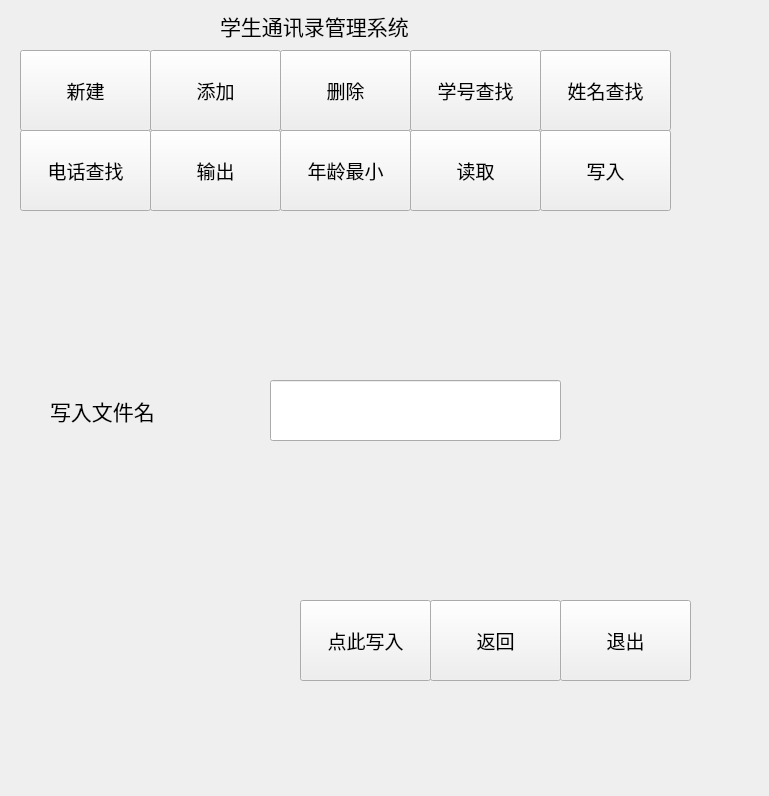
<?xml version="1.0" encoding="UTF-8"?>
<ui version="4.0">
 <class>writeWidget</class>
 <widget class="QWidget" name="writeWidget">
  <property name="geometry">
   <rect>
    <x>0</x>
    <y>0</y>
    <width>769</width>
    <height>796</height>
   </rect>
  </property>
  <property name="windowTitle">
   <string>Form</string>
  </property>
  <widget class="QPushButton" name="establishButton">
   <property name="geometry">
    <rect>
     <x>20</x>
     <y>50</y>
     <width>131</width>
     <height>81</height>
    </rect>
   </property>
   <property name="font">
    <font>
     <pointsize>14</pointsize>
    </font>
   </property>
   <property name="text">
    <string>新建</string>
   </property>
  </widget>
  <widget class="QPushButton" name="readMinStudentButton">
   <property name="geometry">
    <rect>
     <x>280</x>
     <y>130</y>
     <width>131</width>
     <height>81</height>
    </rect>
   </property>
   <property name="font">
    <font>
     <pointsize>14</pointsize>
    </font>
   </property>
   <property name="text">
    <string>年龄最小</string>
   </property>
  </widget>
  <widget class="QPushButton" name="delButton">
   <property name="geometry">
    <rect>
     <x>280</x>
     <y>50</y>
     <width>131</width>
     <height>81</height>
    </rect>
   </property>
   <property name="font">
    <font>
     <pointsize>14</pointsize>
    </font>
   </property>
   <property name="text">
    <string>删除</string>
   </property>
  </widget>
  <widget class="QPushButton" name="exitButton">
   <property name="geometry">
    <rect>
     <x>560</x>
     <y>600</y>
     <width>131</width>
     <height>81</height>
    </rect>
   </property>
   <property name="font">
    <font>
     <pointsize>14</pointsize>
    </font>
   </property>
   <property name="text">
    <string>退出</string>
   </property>
  </widget>
  <widget class="QPushButton" name="searchNameButton">
   <property name="geometry">
    <rect>
     <x>540</x>
     <y>50</y>
     <width>131</width>
     <height>81</height>
    </rect>
   </property>
   <property name="font">
    <font>
     <pointsize>14</pointsize>
    </font>
   </property>
   <property name="text">
    <string>姓名查找</string>
   </property>
  </widget>
  <widget class="QPushButton" name="outputButton">
   <property name="geometry">
    <rect>
     <x>150</x>
     <y>130</y>
     <width>131</width>
     <height>81</height>
    </rect>
   </property>
   <property name="font">
    <font>
     <pointsize>14</pointsize>
    </font>
   </property>
   <property name="text">
    <string>输出</string>
   </property>
  </widget>
  <widget class="QPushButton" name="readButton">
   <property name="geometry">
    <rect>
     <x>410</x>
     <y>130</y>
     <width>131</width>
     <height>81</height>
    </rect>
   </property>
   <property name="font">
    <font>
     <pointsize>14</pointsize>
    </font>
   </property>
   <property name="text">
    <string>读取</string>
   </property>
  </widget>
  <widget class="QPushButton" name="searchPhoneNumButton">
   <property name="geometry">
    <rect>
     <x>20</x>
     <y>130</y>
     <width>131</width>
     <height>81</height>
    </rect>
   </property>
   <property name="font">
    <font>
     <pointsize>14</pointsize>
    </font>
   </property>
   <property name="text">
    <string>电话查找</string>
   </property>
  </widget>
  <widget class="QPushButton" name="searchNumButton">
   <property name="geometry">
    <rect>
     <x>410</x>
     <y>50</y>
     <width>131</width>
     <height>81</height>
    </rect>
   </property>
   <property name="font">
    <font>
     <pointsize>14</pointsize>
    </font>
   </property>
   <property name="text">
    <string>学号查找</string>
   </property>
  </widget>
  <widget class="QLabel" name="label">
   <property name="geometry">
    <rect>
     <x>220</x>
     <y>-40</y>
     <width>311</width>
     <height>131</height>
    </rect>
   </property>
   <property name="font">
    <font>
     <pointsize>16</pointsize>
    </font>
   </property>
   <property name="text">
    <string>学生通讯录管理系统</string>
   </property>
  </widget>
  <widget class="QPushButton" name="addButton">
   <property name="geometry">
    <rect>
     <x>150</x>
     <y>50</y>
     <width>131</width>
     <height>81</height>
    </rect>
   </property>
   <property name="font">
    <font>
     <pointsize>14</pointsize>
    </font>
   </property>
   <property name="text">
    <string>添加</string>
   </property>
  </widget>
  <widget class="QPushButton" name="writeButton">
   <property name="geometry">
    <rect>
     <x>540</x>
     <y>130</y>
     <width>131</width>
     <height>81</height>
    </rect>
   </property>
   <property name="font">
    <font>
     <pointsize>14</pointsize>
    </font>
   </property>
   <property name="text">
    <string>写入</string>
   </property>
  </widget>
  <widget class="QPushButton" name="returnButton">
   <property name="geometry">
    <rect>
     <x>430</x>
     <y>600</y>
     <width>131</width>
     <height>81</height>
    </rect>
   </property>
   <property name="font">
    <font>
     <pointsize>14</pointsize>
    </font>
   </property>
   <property name="text">
    <string>返回</string>
   </property>
  </widget>
  <widget class="QPushButton" name="writingButton">
   <property name="geometry">
    <rect>
     <x>300</x>
     <y>600</y>
     <width>131</width>
     <height>81</height>
    </rect>
   </property>
   <property name="font">
    <font>
     <pointsize>14</pointsize>
    </font>
   </property>
   <property name="text">
    <string>点此写入</string>
   </property>
  </widget>
  <widget class="QLineEdit" name="nameLineEdit">
   <property name="geometry">
    <rect>
     <x>270</x>
     <y>380</y>
     <width>291</width>
     <height>61</height>
    </rect>
   </property>
   <property name="font">
    <font>
     <pointsize>16</pointsize>
    </font>
   </property>
  </widget>
  <widget class="QLabel" name="label_2">
   <property name="geometry">
    <rect>
     <x>50</x>
     <y>370</y>
     <width>191</width>
     <height>81</height>
    </rect>
   </property>
   <property name="font">
    <font>
     <pointsize>16</pointsize>
    </font>
   </property>
   <property name="text">
    <string>写入文件名</string>
   </property>
  </widget>
 </widget>
 <resources/>
 <connections/>
</ui>
